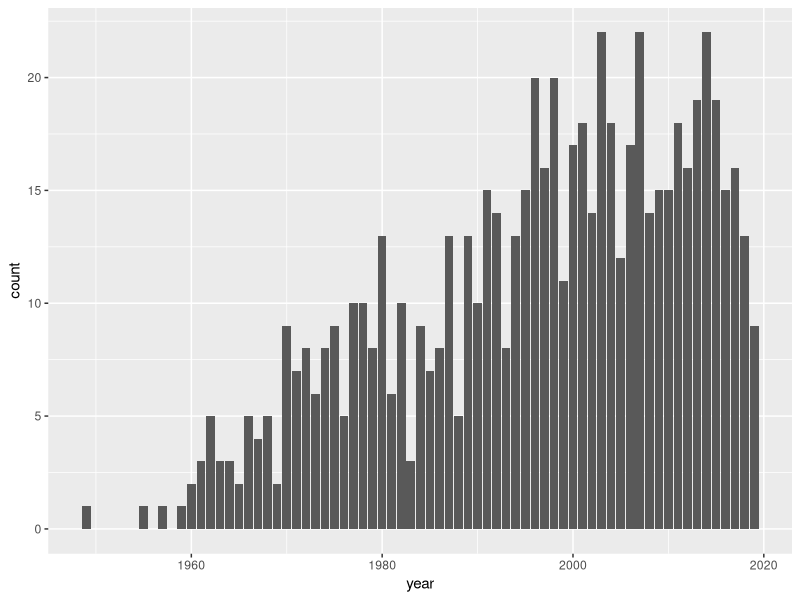
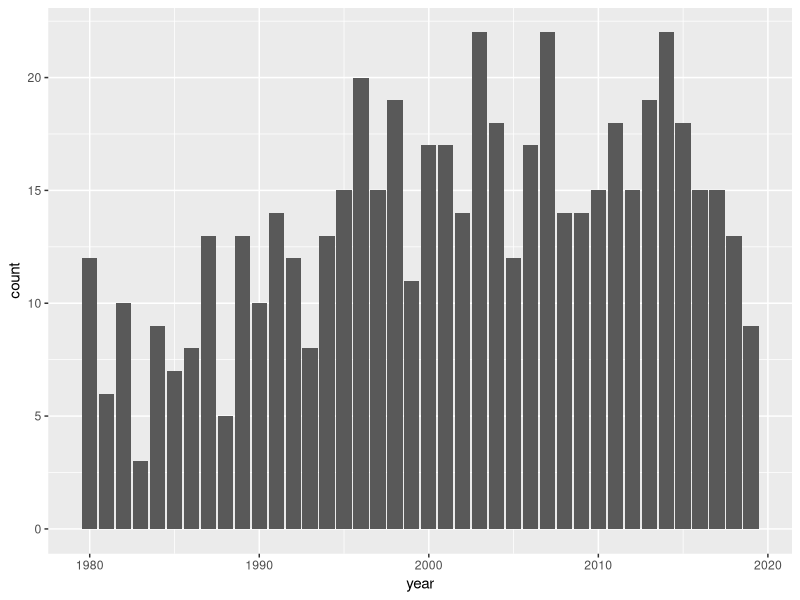
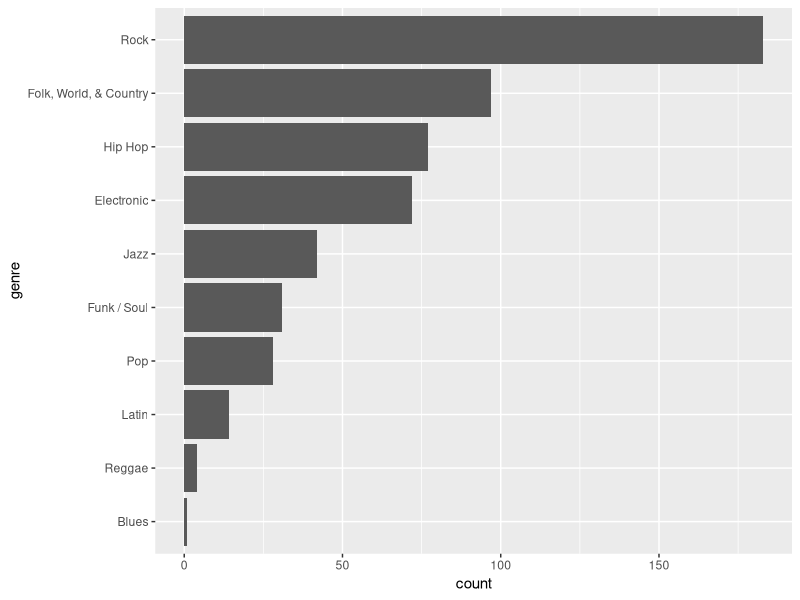
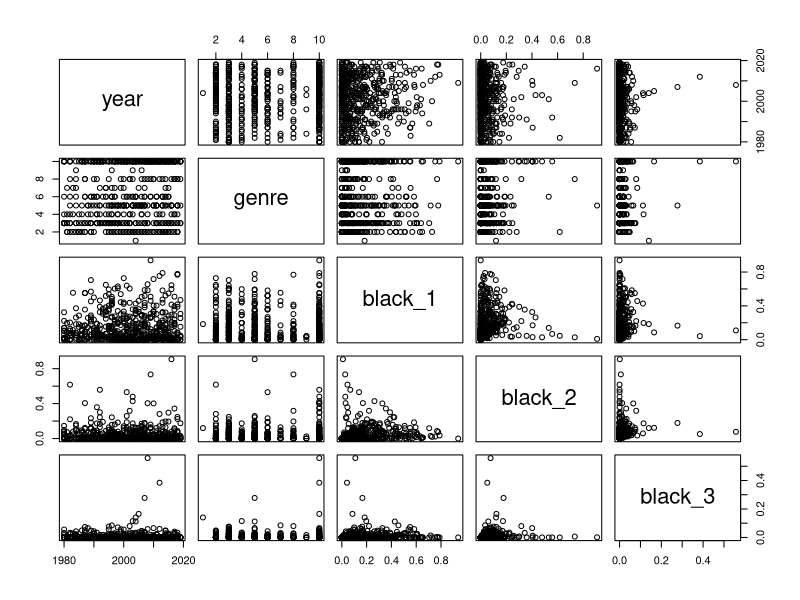

The R source for these figures, in order:
## ---- chunk 1
knitr::opts_chunk$set(echo = TRUE)
library('tidyverse')
library('dplyr')
library('caret')
## ---- chunk 2
albums <- read_csv('data/album-cover-data-mtv.csv')

colSums(is.na(albums))
## ---- chunk 3
dat <- albums %>%
  drop_na()

dat %>%
  ggplot() +
  geom_bar(aes(x=year))
## ---- chunk 4
dat_clean <- dat %>%
  filter(
    year >= 1980,
    genre != 'Non-Music' & genre != 'Classical' & genre !='Stage & Screen', # clean up non-studio releases 
    !str_detect(title, 'Tour|Live'),
    !str_detect(title, 'New York')
    )

dat_clean %>%
  ggplot() +
  geom_bar(aes(x=year))
## ---- chunk 5
dat_clean %>% nrow()
## ---- chunk 6
dat_clean %>%
  mutate(genre = genre %>% fct_infreq() %>% fct_rev()) %>%
  ggplot() +
  geom_bar(aes(x=genre)) +
  coord_flip()
## ---- chunk 7
dat_plot <- dat_clean %>% 
  mutate(genre = as.factor(genre)) %>% 
  select(year, genre, black_1,black_2,black_3)

plot(dat_plot)
